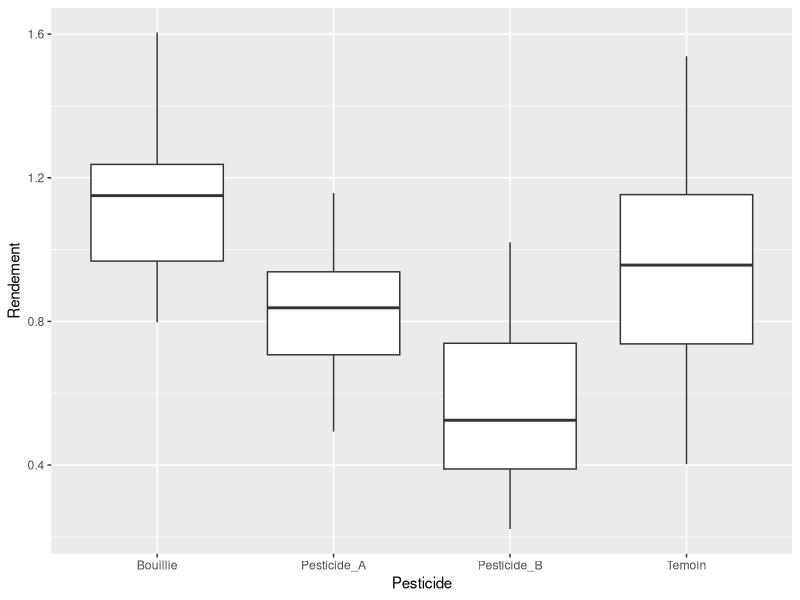
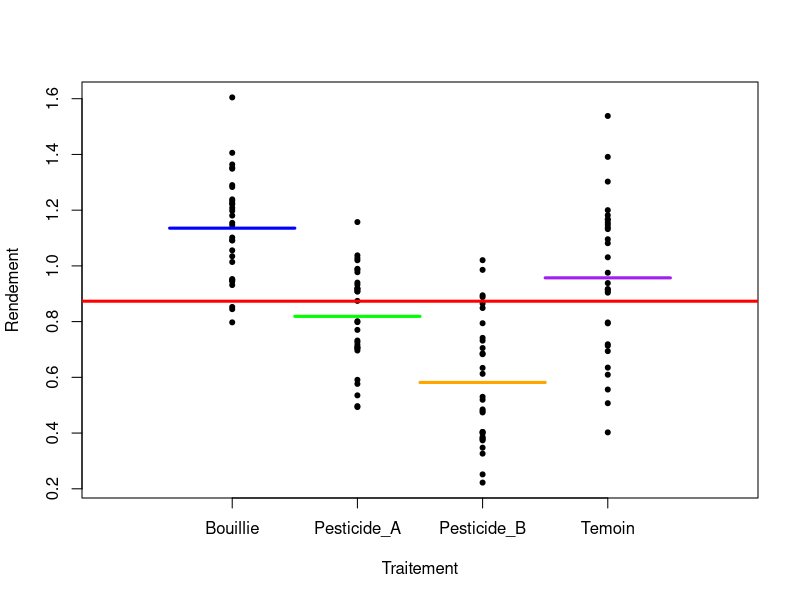
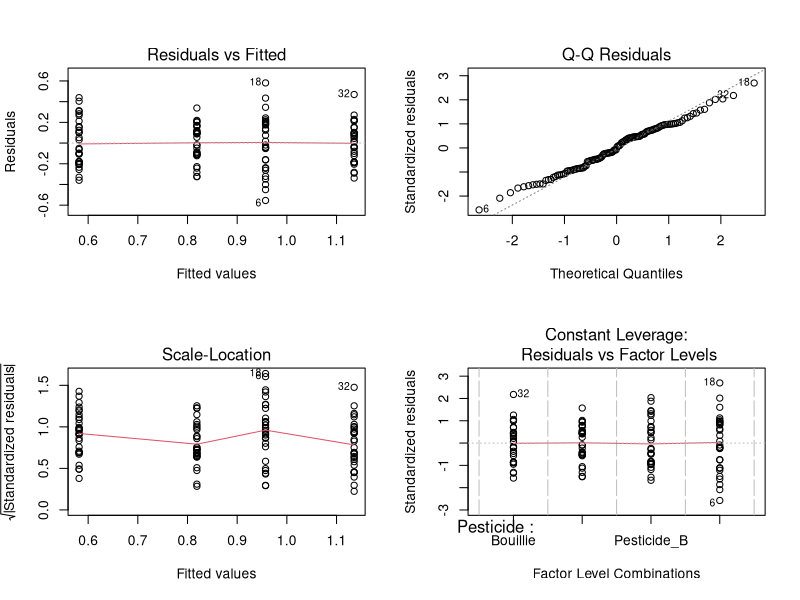

Source code (R) for these figures, in order:
## ---- chunk 1
knitr::opts_chunk$set(echo=TRUE, message=FALSE, warning=FALSE, collapse=FALSE)
## ---- chunk 2
setwd("~/DU/anova")
## ---- chunk 3
library(ggplot2)
library(dplyr)
library(broom)
## ---- chunk 4
    Vigne <-read.table(
                    "./data/rendements_vigne.csv", 
                    sep = ";", dec = ".", 
                    header = TRUE)
    head(Vigne)
    str(Vigne)
## ---- chunk 5
Vigne %>% ggplot(aes(y=Rendement, x=Pesticide)) + geom_boxplot() 
## ---- chunk 6

                 stripchart(Vigne$Rendement ~ Vigne$Pesticide, vertical = TRUE, 
                            pch = 20, xlim = c(0,5), col = "black",
                            xlab = "Traitement", ylab = "Rendement")
                 
                 #moyenne générale
                 abline(h= mean(Vigne$Rendement), col = "red", lwd = 3)
                 
                 #moyenne des groupes
                 tapply(Vigne$Rendement , Vigne$Pesticide, mean)
                 segments(x0= c(0.5,1.5,2.5,3.5),
                          x1 = c(1.5,2.5,3.5, 4.5), 
                          y0=tapply(Vigne$Rendement , Vigne$Pesticide, mean),
                          y1=tapply(Vigne$Rendement , Vigne$Pesticide, mean),
                          col = c("blue", "green", "orange", "purple"), lwd = 3)
## ---- chunk 7
lm1 <- lm(Rendement ~ Pesticide, 
		  data = Vigne)
## ---- chunk 8
lm1_bis <- aov(Rendement ~ Pesticide, 
		  data = Vigne)
## ---- chunk 9
par(mfrow=c(2,2))
plot(lm1) 
## ---- chunk 10
anova(lm1)
## ---- chunk 11
## Moyenne par traitement
knitr::kable(tapply(Vigne$Rendement,Vigne$Pesticide,mean))
## ---- chunk 12
## coefficients estimés les alpha_{i}
knitr::kable(coef(lm1))
## ---- chunk 13
## chaque observation a comme fitted values la 'moyenne' de son groupe
knitr::kable(table(round(fitted(lm1),2)))
## ---- chunk 14
## (fitted + residus) - valeur réelle
## les résidus correspondent bien à l'écart entre la fitted values et la valeur réelle
sum((fitted(lm1)+residuals(lm1)) - Vigne$Rendement)
## ---- chunk 15

MuVigne <- mean(Vigne$Rendement) ; MuVigne
n <- nrow(Vigne) ; n
k <- nlevels(Vigne$Pesticide) ; k
## ---- chunk 16

# Variation totale (ici en rouge)
SCT <- sum((Vigne$Rendement - MuVigne)^2) ; 
SCT

# variation expliquée
MuPest<-tapply(Vigne$Rendement , Vigne$Pesticide, mean)
MuPest
SCE <- sum(table(Vigne$Pesticide)*(MuPest - MuVigne)^2) 
SCE

# Variation residuelle
SCI <- SCT - SCE ; 
SCI

## ---- chunk 17
anova(lm1)
## ---- chunk 18
# Variation totale (ici en rouge)
MSCT <- SCT  / (n-1) ; MSCT

# variation expliquée
MSCE <- SCE / (k - 1) ; MSCE

# Variation residuelle
MSCI <- SCI / (n -k) ; MSCI
## ---- chunk 19
Fcalc <- MSCE  / MSCI ; Fcalc
## ---- chunk 20
Fcrit = qf(0.95,df1=k-1, df2=n-k)
Fcrit
## ---- chunk 21
# Ne fonctionne qu'avec un objet créée avec aov() et pas avec lm()
lm1_bis <- aov(Rendement ~ Pesticide, data = Vigne)
# le test post Hoc est réalisé avec la fonction TukeyHSD()
knitr::kable(TukeyHSD(lm1_bis)$Pesticide)

